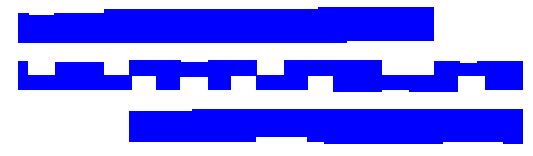
#> input picture image/complex.png, 533 x 156 px
$ python sobel.py ../image/complex.png 3 5   (Python 2 division)   (older library calls are emulated)
#> lines starting #> are read from the running program, lines starting #| are printed output that depends on the picture; after the words box and inside, x2 and y2 are one past the last pixel; in counts of white or black regions, pixels touching at a corner belong together
'''
 * Python script to demonstrate Sobel edge detection.
 *
 * usage: python SobelEdge.py <filename> <kernel-size> <threshold>
'''
import cv2, sys, numpy as np

# read command-line arguments
filename = sys.argv[1]
k = int(sys.argv[2])
t = int(sys.argv[3])

# load and display original image
img = cv2.imread(filename, cv2.IMREAD_GRAYSCALE)
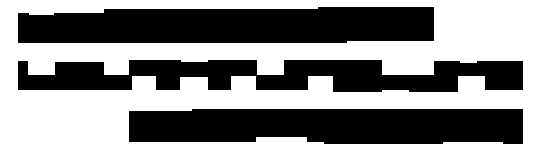
#> img: shape (156, 533); values 29 (black) and 255 (white), 54.3% white; 3 black regions, box (x1, y1, x2, y2) and area: (18, 7, 434, 43) 13808, (129, 109, 523, 144) 12899, (18, 60, 523, 92) 11318
# cv2.namedWindow("original", cv2.WINDOW_NORMAL)
# cv2.imshow("original", img)
# cv2.waitKey(0)

# blur image and use simple inverse binary thresholding to create
# a binary image
blur = cv2.GaussianBlur(img, (k, k), 0)
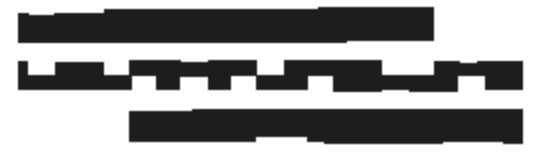
#> blur: shape (156, 533); min 29, max 255, mean 151.7
(t, binary) = cv2.threshold(blur, t, 255, cv2.THRESH_BINARY_INV)
#> binary: shape (156, 533); every value is 0
#> t = 5

# perform Sobel edge detection in x and y dimensions
edgeX = cv2.Sobel(binary, cv2.CV_16S, 1, 0)
#> edgeX: shape (156, 533) int16; every value is 0
edgeY = cv2.Sobel(binary, cv2.CV_16S, 0, 1)

print edgeX
#> (printed output is left out)
print edgeY
#> (printed output is left out)

# convert back to 8-bit, unsigned numbers and combine edge images
edgeX = np.uint8(np.absolute(edgeX))
edgeY = np.uint8(np.absolute(edgeY))
edge = cv2.bitwise_or(edgeX, edgeY)

# display edges
# cv2.namedWindow("edges", cv2.WINDOW_NORMAL)
# cv2.imshow("edges", edge)
# cv2.waitKey(0)

$ run again, on image/sanity0.PNG
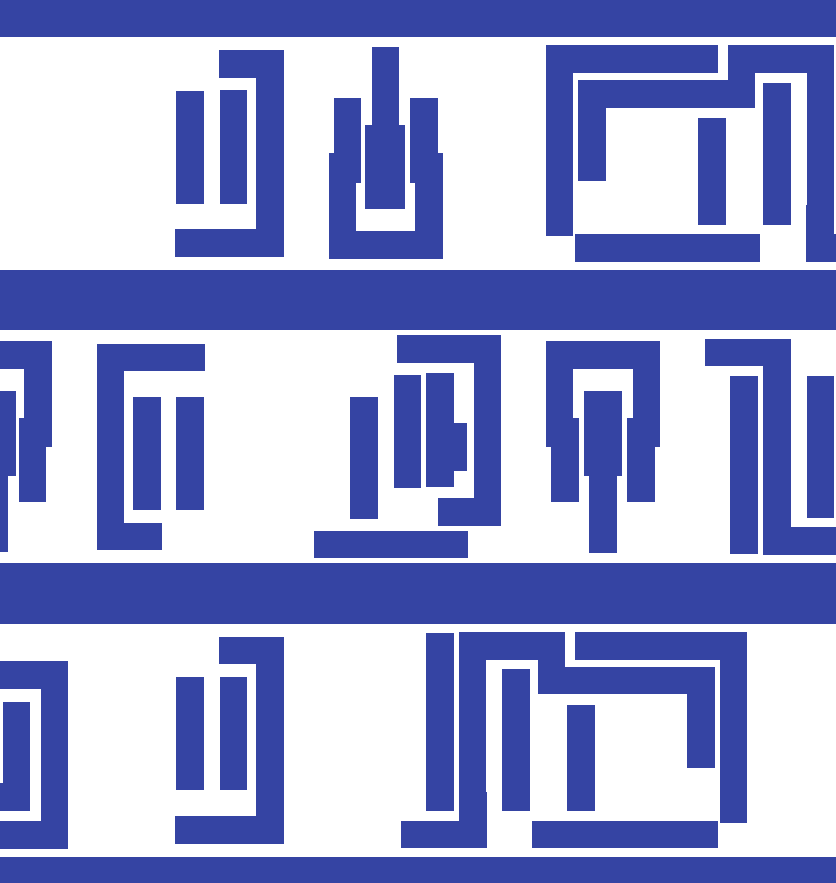
#> input picture image/sanity0.PNG, 836 x 883 px
#> `img = cv2.imread(filename, cv2.IMREAD_GRAYSCALE)`:
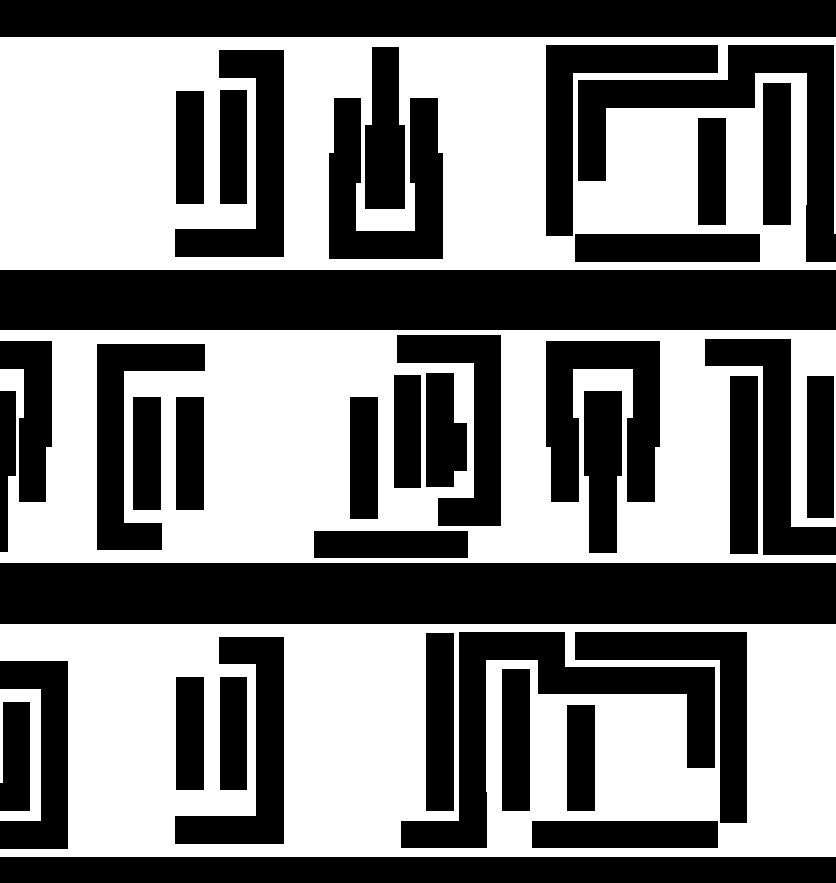
#> img: shape (883, 836); values 82 (black) and 255 (white), 49.9% white; 4 white regions, box (x1, y1, x2, y2) and area: (0, 37, 836, 270) 126431, (0, 624, 836, 857) 123853, (0, 330, 836, 563) 115775, (0, 689, 41, 821) 2385
#> `blur = cv2.GaussianBlur(img, (k, k), 0)`:
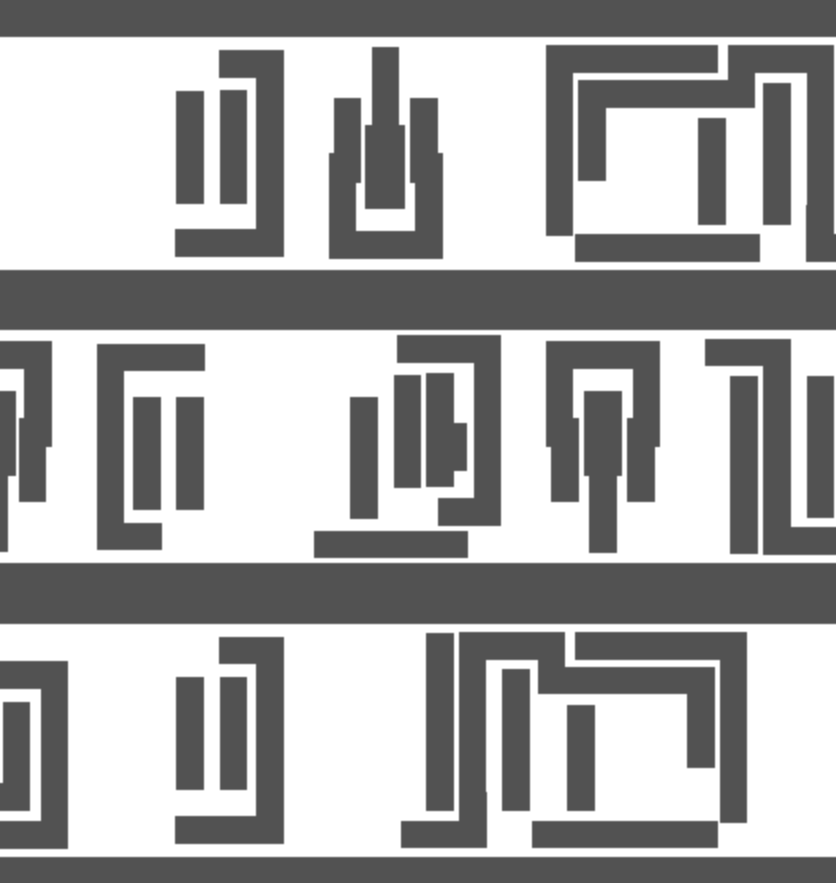
#> blur: shape (883, 836); min 82, max 255, mean 168.3
#> binary: shape (883, 836); every value is 0
#> t = 5
#> edgeX: shape (883, 836) int16; every value is 0
#> (printed output is left out)
#> (printed output is left out)
